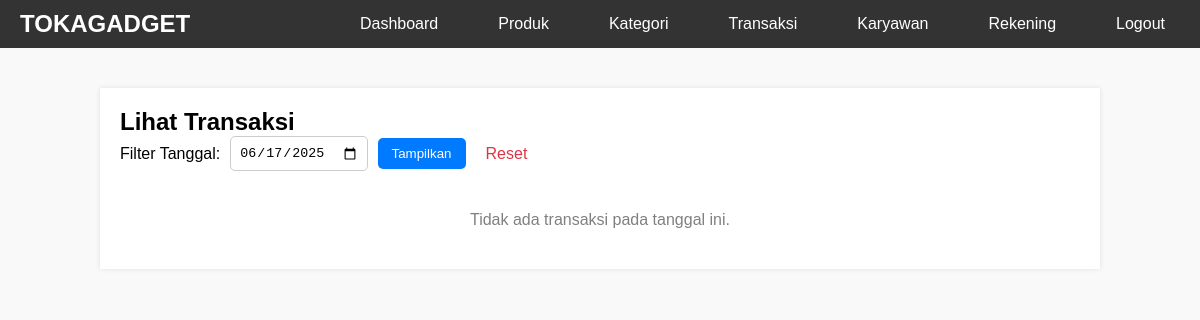
Page /basdat/admin/transaksi.php?tanggal=2025-06-17 (signed in) on the earlier database version.
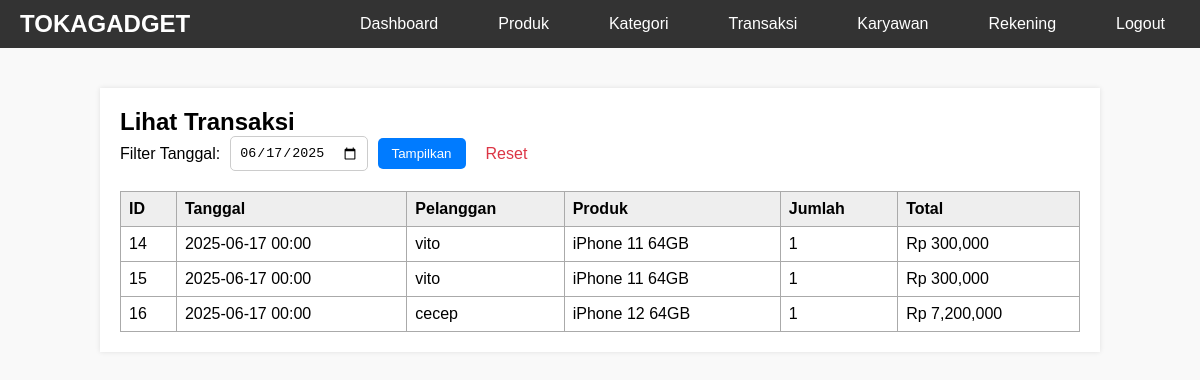
Same page on the later database version.
### tables this page shows
CREATE TABLE `transaksi` (
  `id_transaksi` int(11) NOT NULL,
  `id_toko` int(11) DEFAULT NULL,
  `id_pelanggan` int(11) DEFAULT NULL,
  `id_produk` int(11) DEFAULT NULL,
  `id_rekening` int(11) DEFAULT NULL,
  `id_karyawan` int(11) DEFAULT NULL,
  `id_kebijakan` int(11) DEFAULT NULL,
  `tanggal` date DEFAULT NULL,
  `banyaknya` int(11) DEFAULT NULL,
  `total` decimal(15,2) DEFAULT NULL
);

CREATE TABLE `pelanggan` (
  `id_pelanggan` int(11) NOT NULL,
  `nama_pelanggan` varchar(100) NOT NULL,
  `telepon` varchar(20) DEFAULT NULL
);

CREATE TABLE `produk` (
  `id_produk` int(11) NOT NULL,
  `nama_produk` varchar(100) NOT NULL,
  `id_kategori` int(11) DEFAULT NULL,
  `harga` decimal(15,2) DEFAULT NULL,
  `stok` int(11) DEFAULT 0
);

### basdat/admin/transaksi.php (the view, shortened to what this page needs)
<?php
require_once '../config/database.php';
$tanggal_filter = $_GET['tanggal'] ?? '';
if ($tanggal_filter) {
    $stmt = $pdo->prepare("
        SELECT t.*, p.nama_produk, pel.nama_pelanggan
        FROM transaksi t
        LEFT JOIN produk p ON t.id_produk = p.id_produk
        LEFT JOIN pelanggan pel ON t.id_pelanggan = pel.id_pelanggan
        WHERE DATE(t.tanggal) = ?
        ORDER BY t.tanggal DESC
    ");
    $stmt->execute([$tanggal_filter]);
}
$transaksi_result = $stmt->fetchAll();
?>
<!DOCTYPE html>
<html>
<head>
</head>
<body>
<nav class="navbar">
    <div class="nav-container">
        <a href="../index.php" class="logo">TOKAGADGET</a>
        <ul class="nav-menu">
            <li><a href="index.php">Dashboard</a></li>
            <li><a href="produk.php">Produk</a></li>
            <li><a href="kategori.php">Kategori</a></li>
            <li><a href="transaksi.php">Transaksi</a></li>
            <li><a href="karyawan.php">Karyawan</a></li>
            <li><a href="pembayaran.php">Rekening</a></li>
            <li><a href="../logout.php" onclick="return confirm('Keluar dari admin?')">Logout</a></li>
        </ul>
    </div>
</nav>
<div class="container">
    <h2>Lihat Transaksi</h2>
    <form method="GET" class="filter">
        <label for="tanggal">Filter Tanggal:</label>
        <input type="date" id="tanggal" name="tanggal" value="<?= htmlspecialchars($tanggal_filter) ?>">
        <button type="submit">Tampilkan</button>
        <?php if ($tanggal_filter): ?>
            <a href="transaksi.php" style="margin-left: 10px; text-decoration:none; color:#dc3545;">Reset</a>
        <?php endif; ?>
    </form>
    <?php if (count($transaksi_result) > 0): ?>
    <table>
        <tr style="background-color: #eee;">
            <th>ID</th>
            <th>Tanggal</th>
            <th>Pelanggan</th>
            <th>Produk</th>
            <th>Jumlah</th>
            <th>Total</th>
        </tr>
        <?php foreach ($transaksi_result as $row): ?>
        <tr>
            <td><?= $row['id_transaksi']; ?></td>
            <td><?= date('Y-m-d H:i', strtotime($row['tanggal'])) ?></td>
            <td><?= htmlspecialchars($row['nama_pelanggan']); ?></td>
            <td><?= htmlspecialchars($row['nama_produk']); ?></td>
            <td><?= $row['banyaknya']; ?></td>
            <td>Rp <?= number_format($row['total']); ?></td>
        </tr>
        <?php endforeach; ?>
    </table>
    <?php else: ?>
        <p class="no-data">Tidak ada transaksi pada tanggal ini.</p>
    <?php endif; ?>
</div>
</body>
</html>

Differences in the rows shown:
added transaksi: id_transaksi "14", tanggal "2025-06-17 00:00", id_pelanggan.nama_pelanggan "vito", id_produk.nama_produk "iPhone 11 64GB", banyaknya "1", total "300,000"
added transaksi: id_transaksi "15", tanggal "2025-06-17 00:00", id_pelanggan.nama_pelanggan "vito", id_produk.nama_produk "iPhone 11 64GB", banyaknya "1", total "300,000"
added transaksi: id_transaksi "16", tanggal "2025-06-17 00:00", id_pelanggan.nama_pelanggan "cecep", id_produk.nama_produk "iPhone 12 64GB", banyaknya "1", total "7,200,000"
Other differences:
text no longer shown: "Tidak ada transaksi pada tanggal ini."
text now shown: "ID Tanggal Pelanggan Produk Jumlah Total"
